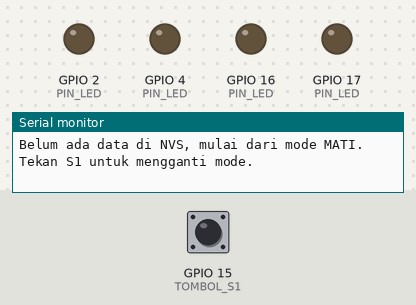
A sketch run on a simulated ESP32. On the bench: output pins drawn as LEDs (lit = HIGH), the last lines printed to the serial monitor. The test bench sets the inputs (shaded band); at power-on: GPIO 15 (TOMBOL_S1) LOW. EEPROM starts erased.

Above: at 2.2 s.
2.3 s: GPIO 15 (TOMBOL_S1) pulled HIGH for 0.15 s
At 2.6 s:
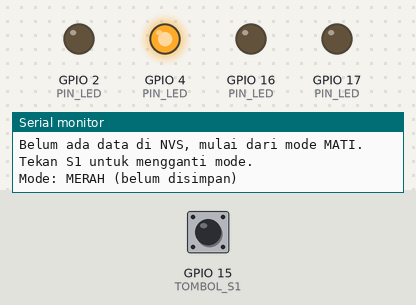
3.9 s: GPIO 15 (TOMBOL_S1) pulled HIGH for 1 s
At 5.0 s:
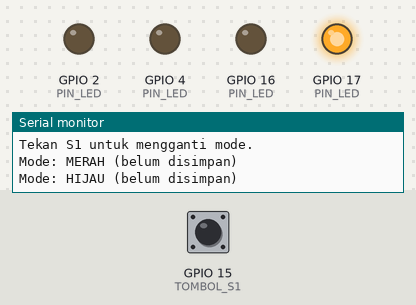
6.4 s: GPIO 15 (TOMBOL_S1) pulled HIGH for 0.15 s
At 6.9 s:
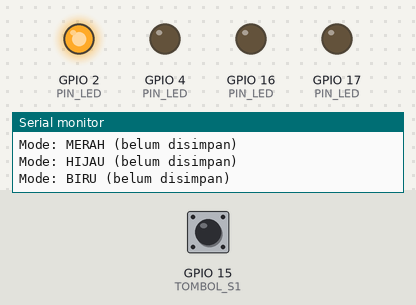
8.0 s: GPIO 15 (TOMBOL_S1) pulled HIGH for 3.2 s
At 9.3 s:
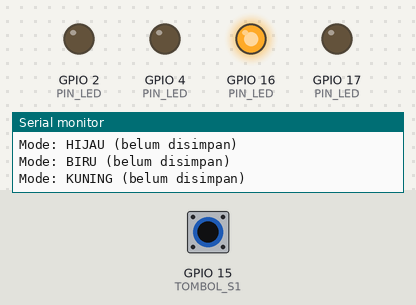
12.7 s: GPIO 15 (TOMBOL_S1) pulsed HIGH 5 times (0.12 s each, 0.3 s apart)
At 12.9 s:
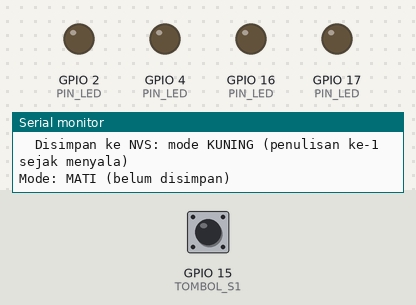
17.2 s: GPIO 15 (TOMBOL_S1) driven HIGH
At 17.5 s:
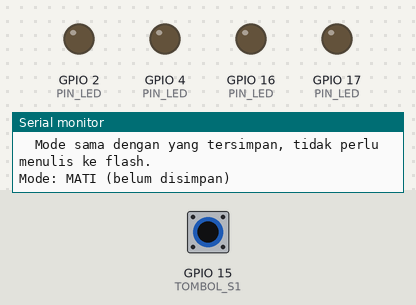
Timing chart, 0 to 20.2 s (numbered marks = the images above; inputs shaded):
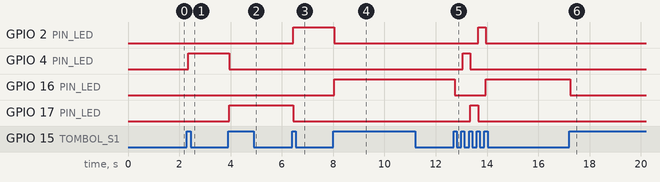

The sketch:

p2_mode_lampu.ino
```cpp
/*
 * BAB 39 - Program 2: Lampu yang Ingat Mode Terakhir
 * Tombol S1 mengganti mode: MATI -> MERAH -> HIJAU -> BIRU -> KUNING -> MATI ...
 * Mode disimpan ke NVS 3 detik setelah tekanan terakhir (simpan tertunda),
 * dan hanya kalau berbeda dari yang sudah tersimpan.
 *
 * Rangkaian (header kit → pin ESP32):
 *   SW1 (tombol S1) → IO15
 *   LED1 (merah)    → IO4     LED2 (hijau)  → IO17
 *   LED3 (biru)     → IO2     LED4 (kuning) → IO16
 * Alat uji: Serial Monitor, baud 115200
 */

#include <Preferences.h>

#define TOMBOL_S1  15
#define LED_MERAH  4
#define LED_HIJAU  17
#define LED_BIRU   2
#define LED_KUNING 16

const int JUMLAH_LED = 4;
const int PIN_LED[JUMLAH_LED] = {LED_MERAH, LED_HIJAU, LED_BIRU, LED_KUNING};

const uint8_t JUMLAH_MODE = 5;
const char *NAMA_MODE[JUMLAH_MODE] = {"MATI", "MERAH", "HIJAU", "BIRU", "KUNING"};

const unsigned long WAKTU_DEBOUNCE = 50;    // ms, sama seperti BAB 9
const unsigned long JEDA_SIMPAN    = 3000;  // ms: simpan 3 detik setelah tekanan terakhir

Preferences prefs;

uint8_t modeLampu = 0;        // mode yang sedang aktif (di RAM)
uint8_t modeTersimpan = 0;    // mode yang sudah tersimpan di NVS
bool perluDisimpan = false;   // ada perubahan yang belum disimpan?
unsigned long waktuUbah = 0;  // kapan mode terakhir kali diubah
uint32_t jumlahTulis = 0;     // berapa kali program ini menulis ke NVS sejak menyala

// Variabel debounce tombol S1 (pola BAB 9)
int bacaanSebelumnya = LOW;
int statusStabil = LOW;
unsigned long waktuBerubah = 0;

// Menyalakan LED sesuai mode: mode 1-4 menyalakan satu LED, mode 0 mematikan semua
void tampilkanMode() {
  for (int i = 0; i < JUMLAH_LED; i++) {
    digitalWrite(PIN_LED[i], (modeLampu == i + 1) ? HIGH : LOW);
  }
}

// Menulis mode ke NVS, tetapi hanya kalau berbeda dari yang sudah tersimpan
void simpanMode() {
  if (modeLampu == modeTersimpan) {
    Serial.println("  Mode sama dengan yang tersimpan, tidak perlu menulis ke flash.");
    return;
  }
  prefs.begin("lampu", false);
  size_t tertulis = prefs.putUChar("mode", modeLampu);
  prefs.end();

  if (tertulis == 0) {
    Serial.println("  Gagal menyimpan ke NVS!");
    return;
  }
  modeTersimpan = modeLampu;
  jumlahTulis = jumlahTulis + 1;
  Serial.printf("  Disimpan ke NVS: mode %s (penulisan ke-%lu sejak menyala)\n",
                NAMA_MODE[modeLampu], (unsigned long)jumlahTulis);
}

void setup() {
  Serial.begin(115200);
  pinMode(TOMBOL_S1, INPUT);  // tombol kit punya pull-down 10 kΩ: ditekan = HIGH
  for (int i = 0; i < JUMLAH_LED; i++) {
    pinMode(PIN_LED[i], OUTPUT);
  }
  delay(1000);

  Serial.println();
  Serial.println("BAB 39 - Program 2: Lampu yang Ingat Mode Terakhir");

  // Mode baca-tulis supaya namespace dibuat kalau belum ada
  prefs.begin("lampu", false);
  bool adaData = prefs.isKey("mode");
  modeLampu = prefs.getUChar("mode", 0);  // 0 (MATI) kalau belum pernah disimpan
  prefs.end();

  if (modeLampu >= JUMLAH_MODE) {         // jaga-jaga kalau isinya tidak masuk akal
    modeLampu = 0;
  }
  modeTersimpan = modeLampu;

  if (adaData) {
    Serial.printf("Mode terakhir dari NVS: %s\n", NAMA_MODE[modeLampu]);
  } else {
    Serial.println("Belum ada data di NVS, mulai dari mode MATI.");
  }
  Serial.println("Tekan S1 untuk mengganti mode.");
  tampilkanMode();
}

void loop() {
  unsigned long sekarang = millis();

  // 1. Baca tombol S1 dengan debounce
  int bacaan = digitalRead(TOMBOL_S1);
  if (bacaan != bacaanSebelumnya) {
    waktuBerubah = sekarang;
    bacaanSebelumnya = bacaan;
  }
  if ((sekarang - waktuBerubah) > WAKTU_DEBOUNCE && bacaan != statusStabil) {
    statusStabil = bacaan;
    if (statusStabil == HIGH) {                     // S1 baru ditekan
      modeLampu = (modeLampu + 1) % JUMLAH_MODE;    // pindah ke mode berikutnya
      tampilkanMode();
      Serial.printf("Mode: %s (belum disimpan)\n", NAMA_MODE[modeLampu]);
      perluDisimpan = true;
      waktuUbah = sekarang;                         // hitungan 3 detik diulang dari nol
    }
  }

  // 2. Simpan tertunda: tulis ke NVS kalau sudah 3 detik tidak ada tekanan baru
  if (perluDisimpan && (sekarang - waktuUbah >= JEDA_SIMPAN)) {
    perluDisimpan = false;
    simpanMode();
  }
}
```

Measured:
- after the input at 2.3 s, GPIO 4 (PIN_LED): LOW → HIGH after 0.05 s
- after the input at 3.9 s, GPIO 4 (PIN_LED): HIGH → LOW after 0.05 s; GPIO 17 (PIN_LED): LOW → HIGH after 0.05 s
- after the input at 6.4 s, GPIO 2 (PIN_LED): LOW → HIGH after 0.05 s; GPIO 17 (PIN_LED): HIGH → LOW after 0.05 s
- after the input at 8.0 s, GPIO 2 (PIN_LED): HIGH → LOW after 0.05 s; GPIO 16 (PIN_LED): LOW → HIGH after 0.05 s
- after the input at 12.7 s, GPIO 2 (PIN_LED): LOW → HIGH after 0.95 s, → LOW 0.30 s later; GPIO 4 (PIN_LED): LOW → HIGH after 0.35 s, → LOW 0.30 s later; GPIO 16 (PIN_LED): HIGH → LOW after 0.05 s, → HIGH 1.2 s later; GPIO 17 (PIN_LED): LOW → HIGH after 0.65 s, → LOW 0.30 s later
- after the input at 17.2 s, GPIO 16 (PIN_LED): HIGH → LOW after 0.05 s
